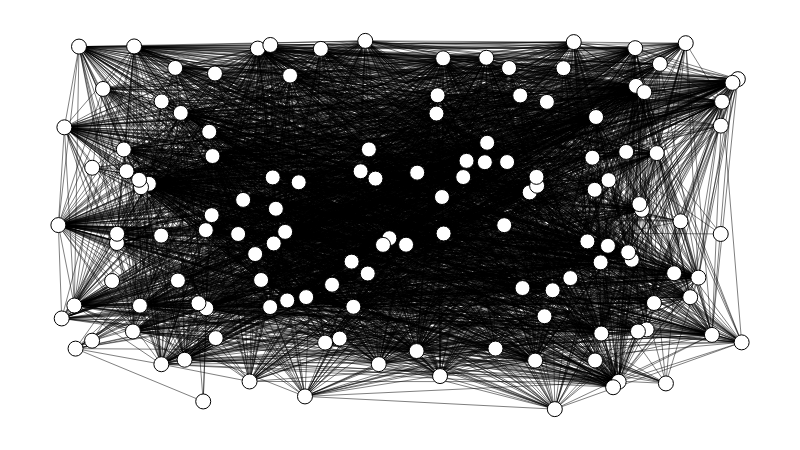

Source (notebook cell):
### Code cell
g = fm.load('marvel.gml')
g.label_nodes('name')
g.set_all_nodes(size=15, labpos='hover')
g.set_all_edges(color=(0, 0, 0, 0.5))
g.draw()

### Figure 1 — Plotly figure (JSON) as saved in the notebook; plotly's stock layout.template omitted (floating-point values rounded to 4 significant figures; data arrays with more than 128 entries replaced by an {"elided": "..."} marker saying what was removed)
{"data": [{"hoverinfo": "none", "line": {"color": "rgb(127, 127, 127)", "dash": "solid", "width": 0}, "mode": "lines", "type": "scatter", "x": [0.4994, 0.4994, null, 0, 1, null], "y": [0, 1, null, 0.501, 0.501, null]}, {"hoverinfo": "none", "line": {"color": "rgba(0, 0, 0, 0.5)", "dash": "solid", "width": 1}, "mode": "lines", "type": "scatter", "x": {"elided": "12147 float values"}, "y": {"elided": "12147 float values"}}, {"hoverinfo": "text", "marker": {"color": "rgb(255, 255, 255)", "line": {"color": "rgb(0, 0, 0)", "width": 1}, "size": 15, "symbol": "circle"}, "mode": "markers", "text": {"elided": "135 str values"}, "textfont": {"color": "rgb(0, 0, 0)"}, "textposition": "middle center", "type": "scatter", "x": {"elided": "135 float values"}, "y": {"elided": "135 float values"}}, {"hoverinfo": "none", "mode": "text", "text": [], "textfont": {"color": "rgb(255, 255, 255)"}, "textposition": "middle center", "type": "scatter", "x": [], "y": []}, {"hoverinfo": "none", "mode": "text", "text": {"elided": "135 null values"}, "textfont": {"color": "rgb(0, 0, 0)"}, "textposition": "middle center", "type": "scatter", "x": {"elided": "135 float values"}, "y": {"elided": "135 float values"}}, {"hoverinfo": "none", "mode": "text", "text": {"elided": "4049 null values"}, "textfont": {"color": "rgb(0, 0, 0)"}, "textposition": "middle center", "type": "scatter", "x": {"elided": "4049 float values"}, "y": {"elided": "4049 float values"}}, {"hoverinfo": "none", "marker": {"color": "rgba(255, 255, 255, 0)", "line": {"color": "rgba(255, 255, 255, 0)", "width": 0}, "size": 0, "symbol": "circle"}, "mode": "markers", "type": "scatter", "x": [0.5, 0, 1, 0.5], "y": [0, 0.5, 0.5, 1]}], "layout": {"height": 450, "hovermode": "closest", "margin": {"b": 10, "l": 10, "r": 10, "t": 10}, "plot_bgcolor": "rgb(255, 255, 255)", "showlegend": false, "width": 800, "xaxis": {"showgrid": false, "showticklabels": false, "zeroline": false}, "yaxis": {"showgrid": false, "showticklabels": false, "zeroline": false}}}
